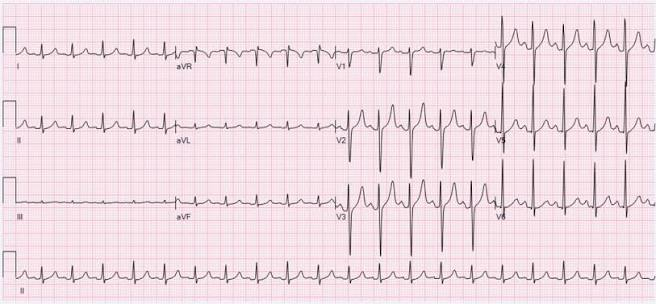
#> input picture data/raw/a63f7aff4bc047848b55e6e96b28f616_images.jpeg, 656 x 304 px
$ python -i ecg_image_service.py   (imports and definitions only)
#> lines starting #> are read from the running program, lines starting #| are printed output that depends on the picture; after the words box and inside, x2 and y2 are one past the last pixel; in counts of white or black regions, pixels touching at a corner belong together
#> further down, picture is the input picture: shape (304, 656, 3); mean B, G, R 227.1, 220.2, 239.1
# -*- coding: utf-8 -*-
"""Service for converting ECG paper images to numerical signals.

The implementation follows a minimal, deterministic pipeline using only
standard image‑processing libraries (OpenCV, NumPy).  It deliberately avoids
machine‑learning models – the goal is to provide a *working* baseline that can
be extended later.

Key steps:
1. Load image (JPG/JPEG/PNG).
2. Detect the main ECG graph region via contour analysis.
3. Estimate grid spacing (both horizontal and vertical) using Hough line
   detection.  From this we derive the pixel‑to‑time and pixel‑to‑amplitude
   conversion factors.
4. Extract the waveform by isolating the darkest curve (the trace) inside the
   detected region.


5. Resample the trace to a regular time axis according to the paper speed
   (default 25 mm/s) and amplitude calibration (default 10 mm/mV) – these can
   be overridden by the caller.
6. Return the signal, calibration metadata and any warnings.

The function is deliberately tolerant: if any step fails it returns an empty
signal together with informative warnings rather than raising exceptions.
"""

from __future__ import annotations

import io
import warnings
from typing import Dict, List, Tuple, Optional

import cv2
import numpy as np

# ---------------------------------------------------------------------------
# Helper utilities
# ---------------------------------------------------------------------------

# [13 lines left out: function _load_image, not called in this run]


def _detect_graph_region(img: np.ndarray) -> Tuple[np.ndarray, Tuple[int, int, int, int]]:
    """Detect the rectangular region that contains the ECG trace.

    Returns a cropped image and the (x, y, w, h) of the bounding box in the
    original image.  If detection fails the original image is returned unchanged.
    """
    gray = cv2.cvtColor(img, cv2.COLOR_BGR2GRAY)
    # Apply slight blur to reduce noise before edge detection
    blurred = cv2.GaussianBlur(gray, (5, 5), 0)
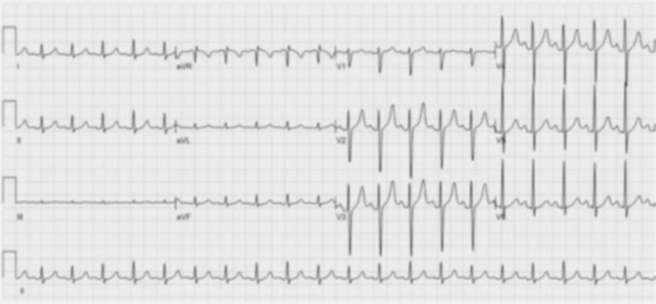
#> blurred: shape (304, 656); min 89, max 245, mean 226.6
    edged = cv2.Canny(blurred, 50, 150)
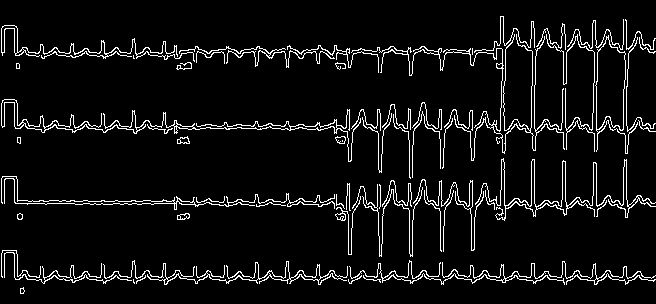
#> edged: shape (304, 656); 6.4% white in thin lines or dots
    # Find contours – the largest rectangular contour is assumed to be the graph
    contours, _ = cv2.findContours(edged, cv2.RETR_EXTERNAL, cv2.CHAIN_APPROX_SIMPLE)
#> contours = 58 contours, 37 with area under 20; largest, box (x1, y1, x2, y2) and area: (595, 35, 638, 154) 2162, (1, 99, 361, 162) 728, (475, 158, 656, 221) 716, (103, 260, 348, 285) 398, (1, 25, 195, 62) 322
    if not contours:
        return img, (0, 0, img.shape[1], img.shape[0])
    # Sort by area descending
    contours = sorted(contours, key=cv2.contourArea, reverse=True)
    for cnt in contours:
        # Approximate contour to a polygon and check if it is roughly rectangular
        peri = cv2.arcLength(cnt, True)
        approx = cv2.approxPolyDP(cnt, 0.02 * peri, True)
        if len(approx) == 4:
            x, y, w, h = cv2.boundingRect(approx)
            cropped = img[y : y + h, x : x + w]
            return cropped, (x, y, w, h)
#> this loop made 25 passes
#> (peri, approx, x, y, w, h) on pass 25: (17.41, [[17, 137], [17, 142], [20, 143], [20, 137]], 17, 137, 4, 7)
#> peri on passes 1, 2, 3, 5, 7, 10: 512.6, 1956.6, 1601.7, 1201.3, 2659.5, 276.8
    # Fallback – return original image
    return img, (0, 0, img.shape[1], img.shape[0])


# [267 lines left out: functions _estimate_grid_spacing, _extract_waveform, _trace_to_signal, process_ecg_image, not called in this run]

# Required import for base64 encoding
import base64

>>> import cv2
>>> picture = cv2.imread('../../../data/raw/a63f7aff4bc047848b55e6e96b28f616_images.jpeg')
>>> result = _detect_graph_region(picture)

$ run again, on data/raw/c53d1827802543db88a8b7ed4c7656f2_images.png
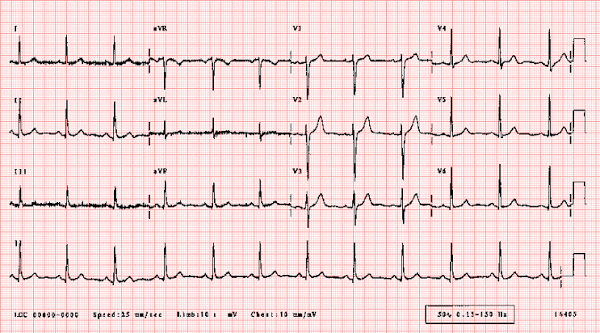
#> input picture data/raw/c53d1827802543db88a8b7ed4c7656f2_images.png, 600 x 333 px
#> picture is the input picture: shape (333, 600, 3); mean B, G, R 216, 216, 244.9
#> in _detect_graph_region, `blurred = cv2.GaussianBlur(gray, (5, 5), 0)`:
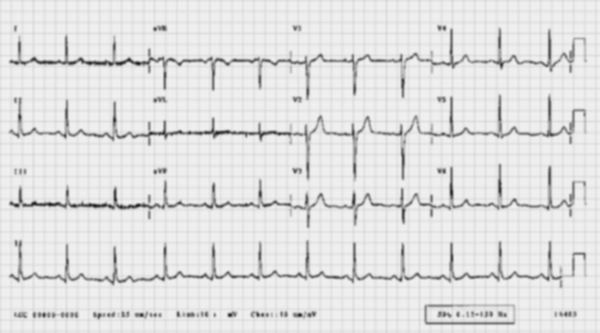
#> blurred: shape (333, 600); min 30, max 241, mean 224.6
#> in _detect_graph_region, `edged = cv2.Canny(blurred, 50, 150)`:
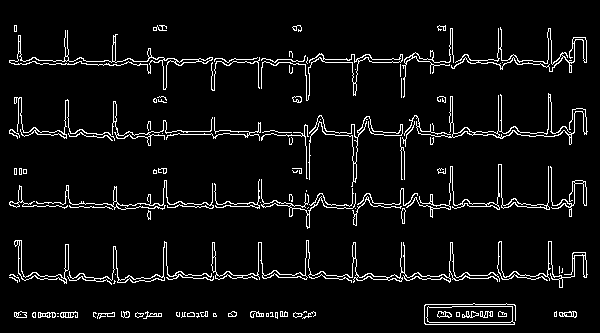
#> edged: shape (333, 600); 5.8% white in thin lines or dots, all inside (x1, y1, x2, y2) = (9, 25, 588, 325)
#> contours = 102 contours, 65 with area under 20; largest, box (x1, y1, x2, y2) and area: (424, 303, 516, 325) 1340, (9, 30, 213, 90) 982, (211, 240, 500, 283) 752, (404, 93, 588, 145) 664, (451, 27, 587, 73) 630
#> the loop in _detect_graph_region, `for cnt in contours:` made 47 passes
#> (peri, approx, x, y, w, h) on pass 47: (14, [[23, 169], [23, 173], [26, 173], [26, 169]], 23, 169, 4, 5)
